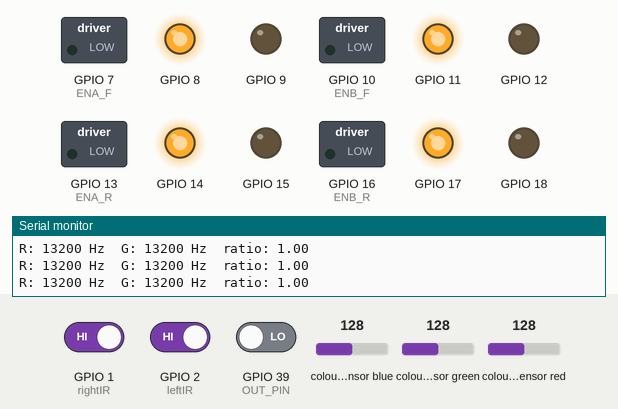
A sketch run on a simulated ESP32-S3. Parts: switched loads named in the sketch (green lamp = pin HIGH), output pins drawn as LEDs (lit = HIGH), the last lines printed to the serial monitor. Wiring (inferred from the names in the program): TCS3200 colour sensor: output GPIO 39; S2 GPIO 6; S3 GPIO 21; S1 GPIO 5. The inputs (shaded band) are chosen by the test bench; at power-on: GPIO 1 (rightIR) HIGH, GPIO 2 (leftIR) HIGH, colour sensor green 128, GPIO 39 (OUT_PIN) LOW, colour sensor blue 128, colour sensor red 128. Pins used as bus, display or sensor lines are not drawn.

Above: at 1.2 s.
1.3 s: GPIO 1 (rightIR) driven LOW
At 2.5 s:
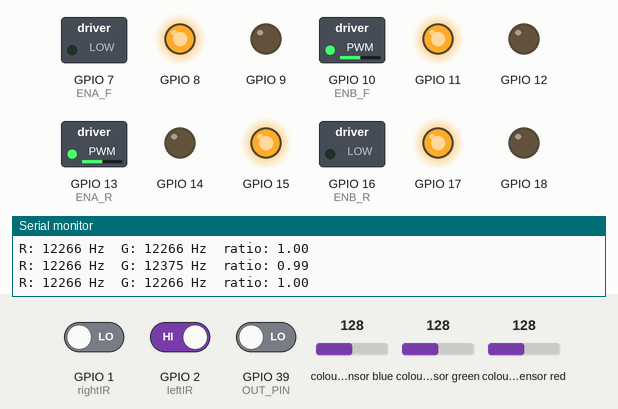
2.8 s: GPIO 2 (leftIR) driven LOW
At 3.7 s:
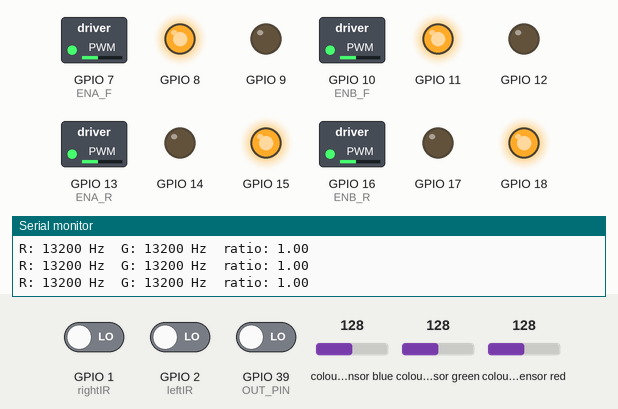
4.3 s: GPIO 1 (rightIR) driven HIGH
At 4.8 s:
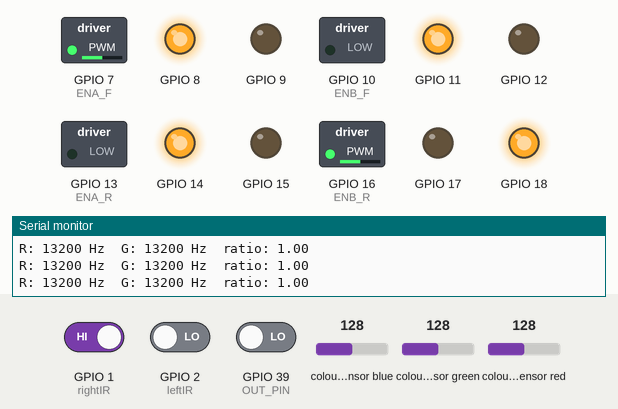
5.8 s: colour sensor green set to 87
7.3 s: colour sensor green set to 80
At 8.1 s:
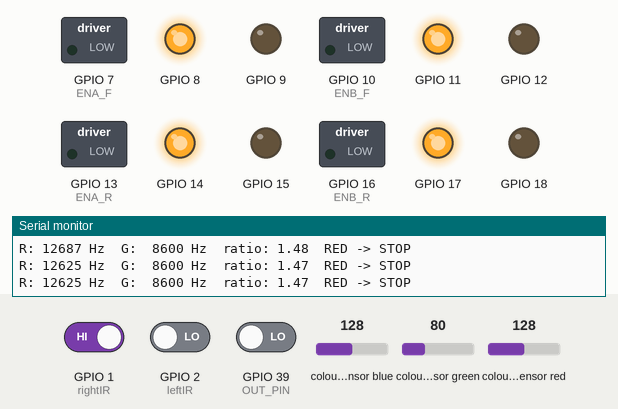
Timing chart, 0 to 11.8 s (numbered marks = the images above; inputs shaded):
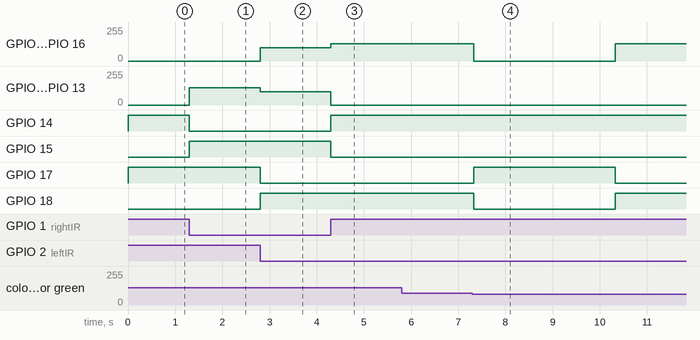

The sketch:

dual_ir_final_v2.ino
```cpp
// Line follower + TCS3200 red-stop — ESP32-S3 (Arduino core 3.x)
//
// The colour sensor is read in the background with a non-blocking state
// machine, so the line following keeps running at full speed.

// ---- Motor pins ----
const int ENA_F = 7,  IN1_F = 8,  IN2_F = 9;   // front-left
const int ENB_F = 10, IN3_F = 11, IN4_F = 12;  // front-right
const int ENA_R = 13, IN1_R = 14, IN2_R = 15;  // physically REAR-RIGHT
const int ENB_R = 16, IN3_R = 17, IN4_R = 18;  // physically REAR-LEFT

// ---- IR sensor pins ----
const int leftIR  = 2;
const int rightIR = 1;

// ---- TCS3200 pins ----
// VCC + S0 -> 3.3V, GND -> GND, OE -> GND
const int S1_PIN  = 5;    // driven LOW -> 20% frequency scaling
const int S2_PIN  = 6;
const int S3_PIN  = 21;
const int OUT_PIN = 39;

// ---- Speeds ----
const int SPEED      = 100;
const int FAST_SPEED = 130;
const int SLOW_SPEED = 0;

// ---- Red detection (from your readings) ----
// Red:   R ~8200-9700 Hz, R/G ~1.45-1.9
// Tiles: R ~3700-5900 Hz, R/G ~1.1-1.3
// Black: R ~2100-2300 Hz, R/G ~1.07
const uint32_t RED_MIN_HZ = 6000;   // R must be at least this bright
const float    RED_RATIO  = 1.40;   // R must be this many times G
const int      RED_CONFIRM = 1;     // consecutive red readings before stopping
const uint32_t STOP_MS     = 3000;  // how long to stop on red
const int      CLEAR_CONFIRM = 3;   // non-red readings needed before red can trigger again

enum RoverState { RUNNING, PAUSED, LEAVING_RED };
RoverState roverState = RUNNING;
uint32_t pauseStart = 0;
int clearStreak = 0;
uint32_t readingCount = 0;          // increments after each R+G reading
uint32_t lastSeenReading = 0;

// ---- Colour measurement timing ----
const uint32_t SETTLE_MS = 3;       // filter mux settle time
const uint32_t WINDOW_MS = 15;      // counting window per colour

volatile uint32_t edgeCount = 0;
void IRAM_ATTR onEdge() { edgeCount++; }

enum ColorPhase { SETTLE_RED, COUNT_RED, SETTLE_GREEN, COUNT_GREEN };
ColorPhase phase = SETTLE_RED;
uint32_t phaseStart = 0;
uint32_t redHz = 0, greenHz = 0;
int redStreak = 0;
bool redDetected = false;

void selectFilter(bool s2, bool s3) {
  digitalWrite(S2_PIN, s2);
  digitalWrite(S3_PIN, s3);
}

// Call every loop; never blocks. Updates redDetected after each R+G pair.
void updateColor() {
  uint32_t now = millis();
  uint32_t elapsed = now - phaseStart;

  switch (phase) {
    case SETTLE_RED:
      if (elapsed >= SETTLE_MS) { edgeCount = 0; phaseStart = now; phase = COUNT_RED; }
      break;

    case COUNT_RED:
      if (elapsed >= WINDOW_MS) {
        redHz = (edgeCount * 1000UL) / elapsed;
        selectFilter(HIGH, HIGH);                 // green filter
        phaseStart = now; phase = SETTLE_GREEN;
      }
      break;

    case SETTLE_GREEN:
      if (elapsed >= SETTLE_MS) { edgeCount = 0; phaseStart = now; phase = COUNT_GREEN; }
      break;

    case COUNT_GREEN:
      if (elapsed >= WINDOW_MS) {
        greenHz = (edgeCount * 1000UL) / elapsed;

        bool isRed = redHz >= RED_MIN_HZ && redHz >= RED_RATIO * greenHz;
        redStreak = isRed ? redStreak + 1 : 0;
        redDetected = redStreak >= RED_CONFIRM;
        readingCount++;

        Serial.printf("R: %5lu Hz  G: %5lu Hz  ratio: %.2f  %s\n",
                      redHz, greenHz,
                      greenHz ? (float)redHz / greenHz : 0.0f,
                      redDetected ? "RED -> STOP" : "");

        selectFilter(LOW, LOW);                   // back to red filter
        phaseStart = now; phase = SETTLE_RED;
      }
      break;
  }
}

void setMotor(int en, int in1, int in2, int speed) {
  digitalWrite(in1, speed >= 0 ? HIGH : LOW);
  digitalWrite(in2, speed >= 0 ? LOW : HIGH);
  ledcWrite(en, constrain(abs(speed), 0, 255));
}

void driveSide(bool isLeft, int speed) {
  if (isLeft) {
    setMotor(ENA_F, IN1_F, IN2_F, speed);   // front-left
    setMotor(ENB_R, IN3_R, IN4_R, -speed);  // rear-left (inverted)
  } else {
    setMotor(ENB_F, IN3_F, IN4_F, speed);   // front-right
    setMotor(ENA_R, IN1_R, IN2_R, -speed);  // rear-right (inverted)
  }
}

void stopAll() {
  driveSide(true, 0);
  driveSide(false, 0);
}

void setup() {
  Serial.begin(115200);

  pinMode(leftIR, INPUT);
  pinMode(rightIR, INPUT);

  int outs[] = {IN1_F, IN2_F, IN3_F, IN4_F, IN1_R, IN2_R, IN3_R, IN4_R};
  for (int p : outs) pinMode(p, OUTPUT);

  ledcAttach(ENA_F, 1000, 8);
  ledcAttach(ENB_F, 1000, 8);
  ledcAttach(ENA_R, 1000, 8);
  ledcAttach(ENB_R, 1000, 8);

  pinMode(S1_PIN, OUTPUT);
  digitalWrite(S1_PIN, LOW);
  pinMode(S2_PIN, OUTPUT);
  pinMode(S3_PIN, OUTPUT);
  pinMode(OUT_PIN, INPUT);
  selectFilter(LOW, LOW);                         // start on red filter
  attachInterrupt(digitalPinToInterrupt(OUT_PIN), onEdge, RISING);
  phaseStart = millis();

  stopAll();
}

void loop() {
  updateColor();

  switch (roverState) {
    case RUNNING:
      if (redDetected) {
        stopAll();
        pauseStart = millis();
        roverState = PAUSED;
        Serial.println(">> Red detected: stopping for 3 s");
        return;
      }
      break;

    case PAUSED:
      stopAll();
      if (millis() - pauseStart < STOP_MS) return;
      clearStreak = 0;
      lastSeenReading = readingCount;
      roverState = LEAVING_RED;           // drive off the patch, ignoring red
      Serial.println(">> Resuming");
      break;

    case LEAVING_RED:
      // Re-arm only after a few fresh readings that are NOT red,
      // so the same patch doesn't trigger another stop.
      if (readingCount != lastSeenReading) {
        lastSeenReading = readingCount;
        clearStreak = redDetected ? 0 : clearStreak + 1;
        if (clearStreak >= CLEAR_CONFIRM) roverState = RUNNING;
      }
      break;
  }

  int left  = digitalRead(leftIR);
  int right = digitalRead(rightIR);

  if (left == 0 && right == 0) {
    // no line under either — straight
    driveSide(true, SPEED);
    driveSide(false, SPEED);
  }
  else if (left == 0 && right == 1) {
    // right IR on line — left side fast, right side slow
    driveSide(true, FAST_SPEED);
    driveSide(false, SLOW_SPEED);
  }
  else if (left == 1 && right == 0) {
    // left IR on line — right side fast, left side slow
    driveSide(true, SLOW_SPEED);
    driveSide(false, FAST_SPEED);
  }
  else {
    // both on line, or lifted — stop
    stopAll();
  }
}
```

Measured:
- the behaviour switches between 85 and 84 on colour sensor green (found by bisection; images 3 and 4)
- after the input at 1.3 s, GPIO 10 (ENB_F), GPIO 13 (ENA_R): 0/255 → 129/255 at once; GPIO 14: HIGH → LOW at once; GPIO 15: LOW → HIGH at once
- after the input at 2.8 s, GPIO 7 (ENA_F), GPIO 16 (ENB_R): 0/255 → 100/255 at once; GPIO 10 (ENB_F), GPIO 13 (ENA_R): 129/255 → 100/255 at once; GPIO 17: HIGH → LOW at once; GPIO 18: LOW → HIGH at once
- after the input at 4.3 s, GPIO 7 (ENA_F), GPIO 16 (ENB_R): 100/255 → 129/255 at once; GPIO 10 (ENB_F), GPIO 13 (ENA_R): 100/255 → 0/255 at once; GPIO 14: LOW → HIGH at once; GPIO 15: HIGH → LOW at once
- after the input at 7.3 s, GPIO 7 (ENA_F), GPIO 16 (ENB_R): 129/255 → 0/255 at once, → 129/255 3.0 s later; GPIO 17: LOW → HIGH at once, → LOW 3.0 s later; GPIO 18: HIGH → LOW at once, → HIGH 3.0 s later
